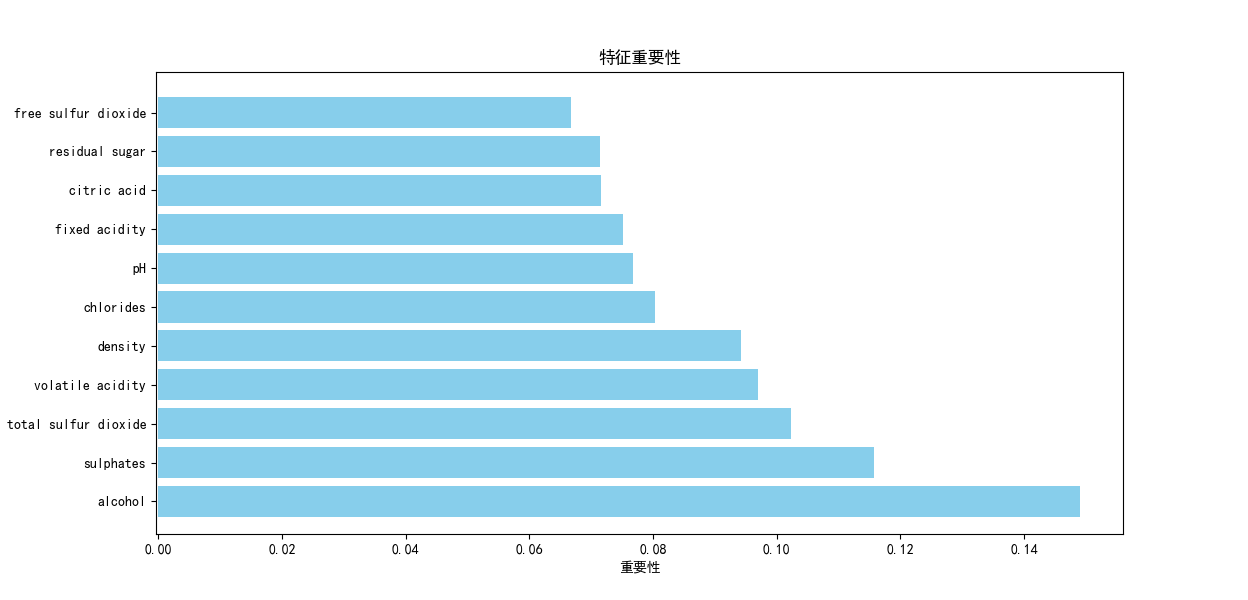

Recreate this plot in Python.
import pandas as pd
from sklearn.model_selection import train_test_split
from sklearn.ensemble import RandomForestClassifier
import matplotlib.pyplot as plt

# 1. 加载数据集
url = "https://archive.ics.uci.edu/ml/machine-learning-databases/wine-quality/winequality-red.csv"
data = pd.read_csv(url, sep=';')

# 2. 数据预处理
X = data.drop('quality', axis=1)  # 特征
y = data['quality']                # 标签

# 3. 划分训练集和测试集
X_train, X_test, y_train, y_test = train_test_split(X, y, test_size=0.2, random_state=42)

# 4. 创建随机森林分类器
rf_classifier = RandomForestClassifier(n_estimators=100, random_state=42)

# 5. 训练模型
rf_classifier.fit(X_train, y_train)

# 6. 获取特征重要性
importances = rf_classifier.feature_importances_
feature_names = X.columns

# 7. 创建特征重要性数据框
feature_importance_df = pd.DataFrame({'Feature': feature_names, 'Importance': importances})

# 8. 按重要性排序
feature_importance_df = feature_importance_df.sort_values(by='Importance', ascending=False)
# 9.设置字体以支持中文
plt.rcParams['font.sans-serif'] = ['SimHei']  # 使用黑体
plt.rcParams['axes.unicode_minus'] = False  # 解决负号显示问题
# 10. 可视化特征重要性
plt.figure(figsize=(10, 6))
plt.barh(feature_importance_df['Feature'], feature_importance_df['Importance'], color='skyblue')
plt.xlabel('重要性')
plt.title('特征重要性')
plt.show()

# 11. 输出特征重要性
print(feature_importance_df)
